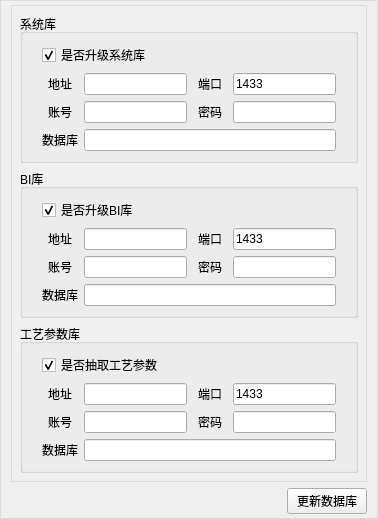
      <widget class="QWidget" name="pageDB">
       <property name="styleSheet">
        <string notr="true">.QWidget {border: 1px solid #DCDCDC;}</string>
       </property>
       <layout class="QVBoxLayout" name="verticalLayout_3" stretch="1,0">
        <property name="topMargin">
         <number>5</number>
        </property>
        <property name="bottomMargin">
         <number>5</number>
        </property>
        <item>
         <widget class="QWidget" name="updateDBWidget" native="true">
          <property name="enabled">
           <bool>true</bool>
          </property>
          <property name="styleSheet">
           <string notr="true"/>
          </property>
          <layout class="QVBoxLayout" name="verticalLayout_6" stretch="3,3,4">
           <item>
            <widget class="QGroupBox" name="db_group_1">
             <property name="title">
              <string>系统库</string>
             </property>
             <layout class="QGridLayout" name="gridLayout_3" columnstretch="1,3,1,3">
              <property name="leftMargin">
               <number>19</number>
              </property>
              <property name="rightMargin">
               <number>19</number>
              </property>
              <item row="1" column="2">
               <widget class="QLabel" name="labelText_60">
                <property name="text">
                 <string>端口</string>
                </property>
                <property name="alignment">
                 <set>Qt::AlignCenter</set>
                </property>
               </widget>
              </item>
              <item row="2" column="1">
               <widget class="QLineEdit" name="db_input_4"/>
              </item>
              <item row="1" column="0">
               <widget class="QLabel" name="labelText_59">
                <property name="text">
                 <string>地址</string>
                </property>
                <property name="alignment">
                 <set>Qt::AlignCenter</set>
                </property>
               </widget>
              </item>
              <item row="1" column="1">
               <widget class="QLineEdit" name="db_input_2"/>
              </item>
              <item row="2" column="0">
               <widget class="QLabel" name="labelText_61">
                <property name="text">
                 <string>账号</string>
                </property>
                <property name="alignment">
                 <set>Qt::AlignCenter</set>
                </property>
               </widget>
              </item>
              <item row="2" column="2">
               <widget class="QLabel" name="labelText_62">
                <property name="text">
                 <string>密码</string>
                </property>
                <property name="alignment">
                 <set>Qt::AlignCenter</set>
                </property>
               </widget>
              </item>
              <item row="2" column="3">
               <widget class="QLineEdit" name="db_input_5"/>
              </item>
              <item row="3" column="1" colspan="3">
               <widget class="QLineEdit" name="db_input_6"/>
              </item>
              <item row="3" column="0">
               <widget class="QLabel" name="labelText_63">
                <property name="text">
                 <string>数据库</string>
                </property>
                <property name="alignment">
                 <set>Qt::AlignCenter</set>
                </property>
               </widget>
              </item>
              <item row="1" column="3">
               <widget class="QLineEdit" name="db_input_3">
                <property name="text">
                 <string>1433</string>
                </property>
               </widget>
              </item>
              <item row="0" column="0" colspan="4">
               <widget class="QCheckBox" name="db_input_1">
                <property name="text">
                 <string>是否升级系统库</string>
                </property>
                <property name="checked">
                 <bool>true</bool>
                </property>
               </widget>
              </item>
             </layout>
            </widget>
           </item>
           <item>
            <widget class="QGroupBox" name="db_group_2">
             <property name="title">
              <string>BI库</string>
             </property>
             <layout class="QGridLayout" name="gridLayout" columnstretch="1,3,1,3">
              <property name="leftMargin">
               <number>19</number>
              </property>
              <property name="rightMargin">
               <number>19</number>
              </property>
              <item row="1" column="0">
               <widget class="QLabel" name="labelText_64">
                <property name="text">
                 <string>地址</string>
                </property>
                <property name="alignment">
                 <set>Qt::AlignCenter</set>
                </property>
               </widget>
              </item>
              <item row="2" column="0">
               <widget class="QLabel" name="labelText_66">
                <property name="text">
                 <string>账号</string>
                </property>
                <property name="alignment">
                 <set>Qt::AlignCenter</set>
                </property>
               </widget>
              </item>
              <item row="1" column="1">
               <widget class="QLineEdit" name="db_input_8"/>
              </item>
              <item row="2" column="1">
               <widget class="QLineEdit" name="db_input_10"/>
              </item>
              <item row="3" column="1" colspan="3">
               <widget class="QLineEdit" name="db_input_12"/>
              </item>
              <item row="2" column="3">
               <widget class="QLineEdit" name="db_input_11"/>
              </item>
              <item row="2" column="2">
               <widget class="QLabel" name="labelText_67">
                <property name="text">
                 <string>密码</string>
                </property>
                <property name="alignment">
                 <set>Qt::AlignCenter</set>
                </property>
               </widget>
              </item>
              <item row="3" column="0">
               <widget class="QLabel" name="labelText_68">
                <property name="text">
                 <string>数据库</string>
                </property>
                <property name="alignment">
                 <set>Qt::AlignCenter</set>
                </property>
               </widget>
              </item>
              <item row="1" column="3">
               <widget class="QLineEdit" name="db_input_9">
                <property name="text">
                 <string>1433</string>
                </property>
               </widget>
              </item>
              <item row="1" column="2">
               <widget class="QLabel" name="labelText_65">
                <property name="text">
                 <string>端口</string>
                </property>
                <property name="alignment">
                 <set>Qt::AlignCenter</set>
                </property>
               </widget>
              </item>
              <item row="0" column="0" colspan="4">
               <widget class="QCheckBox" name="db_input_7">
                <property name="text">
                 <string>是否升级BI库</string>
                </property>
                <property name="checked">
                 <bool>true</bool>
                </property>
               </widget>
              </item>
             </layout>
            </widget>
           </item>
           <item>
            <widget class="QGroupBox" name="db_group_3">
             <property name="title">
              <string>工艺参数库</string>
             </property>
             <layout class="QGridLayout" name="gridLayout_2" columnstretch="1,3,1,3">
              <property name="leftMargin">
               <number>19</number>
              </property>
              <property name="rightMargin">
               <number>19</number>
              </property>
              <item row="1" column="3">
               <widget class="QLineEdit" name="db_input_15">
                <property name="text">
                 <string>1433</string>
                </property>
               </widget>
              </item>
              <item row="3" column="0">
               <widget class="QLabel" name="labelText_73">
                <property name="text">
                 <string>数据库</string>
                </property>
                <property name="alignment">
                 <set>Qt::AlignCenter</set>
                </property>
               </widget>
              </item>
              <item row="3" column="1" colspan="3">
               <widget class="QLineEdit" name="db_input_18"/>
              </item>
              <item row="1" column="0">
               <widget class="QLabel" name="labelText_69">
                <property name="text">
                 <string>地址</string>
                </property>
                <property name="alignment">
                 <set>Qt::AlignCenter</set>
                </property>
               </widget>
              </item>
              <item row="2" column="3">
               <widget class="QLineEdit" name="db_input_17"/>
              </item>
              <item row="2" column="1">
               <widget class="QLineEdit" name="db_input_16"/>
              </item>
              <item row="2" column="2">
               <widget class="QLabel" name="labelText_72">
                <property name="text">
                 <string>密码</string>
                </property>
                <property name="alignment">
                 <set>Qt::AlignCenter</set>
                </property>
               </widget>
              </item>
              <item row="1" column="2">
               <widget class="QLabel" name="labelText_70">
                <property name="text">
                 <string>端口</string>
                </property>
                <property name="alignment">
                 <set>Qt::AlignCenter</set>
                </property>
               </widget>
              </item>
              <item row="2" column="0">
               <widget class="QLabel" name="labelText_71">
                <property name="text">
                 <string>账号</string>
                </property>
                <property name="alignment">
                 <set>Qt::AlignCenter</set>
                </property>
               </widget>
              </item>
              <item row="1" column="1">
               <widget class="QLineEdit" name="db_input_14"/>
              </item>
              <item row="0" column="0" colspan="4">
               <widget class="QCheckBox" name="db_input_13">
                <property name="text">
                 <string>是否抽取工艺参数</string>
                </property>
                <property name="checked">
                 <bool>true</bool>
                </property>
               </widget>
              </item>
             </layout>
            </widget>
           </item>
          </layout>
         </widget>
        </item>
        <item>
         <layout class="QHBoxLayout" name="horizontalLayout_2">
          <item>
           <spacer name="horizontalSpacer_2">
            <property name="orientation">
             <enum>Qt::Horizontal</enum>
            </property>
            <property name="sizeHint" stdset="0">
             <size>
              <width>40</width>
              <height>20</height>
             </size>
            </property>
           </spacer>
          </item>
          <item>
           <widget class="QPushButton" name="db_comfirmBtn">
            <property name="text">
             <string>更新数据库</string>
            </property>
           </widget>
          </item>
         </layout>
        </item>
       </layout>
      </widget>
